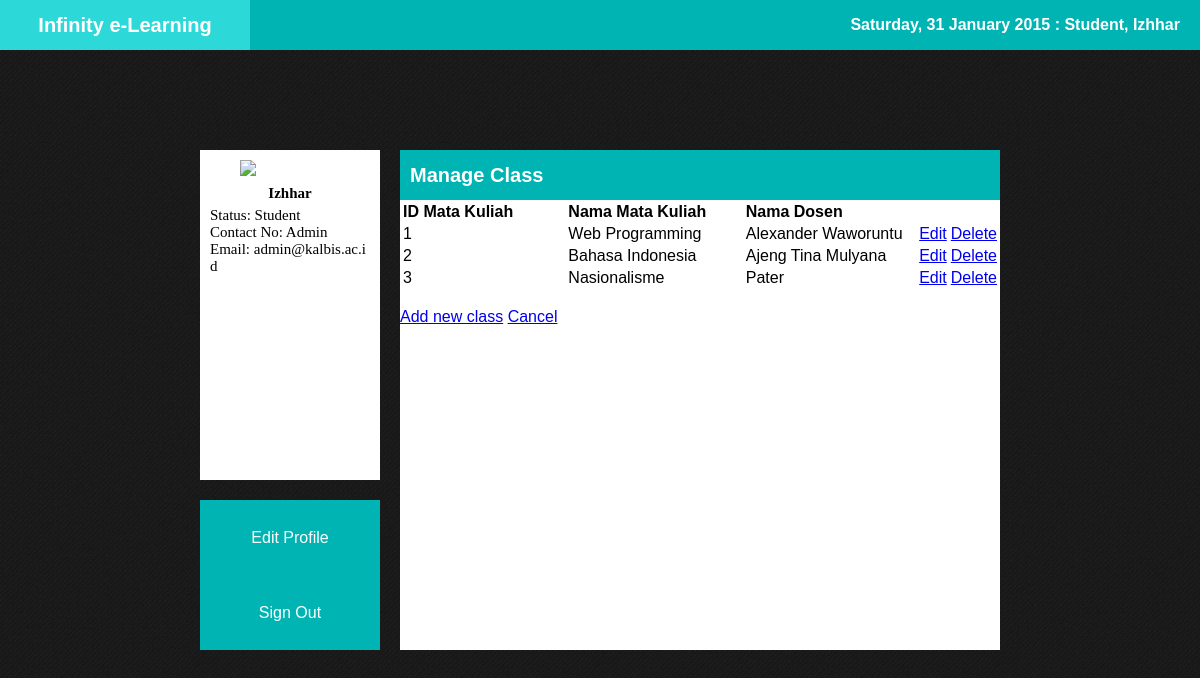
The app's page /modules/manage_lecture.php (signed in) with its own data.
### tables this page shows
CREATE TABLE IF NOT EXISTS `msuser` (
  `id` int(10) NOT NULL,
  `password` varchar(100) NOT NULL,
  `name` varchar(100) NOT NULL,
  `contact` varchar(13) NOT NULL,
  `email` varchar(100) NOT NULL,
  `status` varchar(100) NOT NULL
);

CREATE TABLE IF NOT EXISTS `msheadermatakuliah` (
  `ID_HeaderMataKuliah` int(10) NOT NULL,
  `NamaMataKuliah` varchar(100) NOT NULL,
  `nama_dosen` varchar(255) NOT NULL
);

### modules/manage_lecture.php (the view, shortened to what this page needs)
<?php require_once("../includes/db_connection.php"); ?>
<?php require_once("../includes/functions.php"); ?>
<?php
	if(isset($_SESSION['login']) ) {
		$user = $_SESSION['login'];
?>
<?php
	$idlecture_set = find_all_idlecture();
?>
<?php
	$sql = "SELECT * FROM msuser WHERE  id = '$user'";
	$result = mysqli_query($connection, $sql);
	if($row = mysqli_fetch_array($result)) {
?>
<!DOCTYPE html>
<html>
<head>
    <link rel="stylesheet" href="../css/styles.css">
</head>
<body>
    <div id="top">
        <div id="home-link"><a href="home_lecturer.php">Infinity e-Learning</a></div>
		<div id="header">
			<?php echo waktu() . ': ' . $row['status'] . ', ' . $row['name']; ?>
		</div>
    <div id="main">
        <div id="left">
            <div id="profile">
                <div id="profile-img"><img src="#"/></div>
                <div id="profile-name"><?php echo $row['name']; ?></div>
                <div id="profile-desc">
					<div>Status: <?php echo $row['status']; ?> </div>
					<div>Contact No: <?php echo $row['contact']; ?> </div>
					<div>Email: <?php echo $row['email']; ?></div>
				<?php
					}
				?>
                </div>
            </div>
            <div id="nav">
                <ul>
                    <li><a href="edit_profile.php">Edit Profile</a></li>
                    <li><a href="logout.php">Sign Out</a></li>
                </ul>
            </div>
        </div>
        <div id="right">
            <div id="select">
                <div id="select-head"><span>Manage Class</span></div>
                <div id="select-body">
				<table>
				<tr>
					<th style="text-align: left; width: 200px;">ID Mata Kuliah</th>
					<th style="text-align: left; width: 200px;">Nama Mata Kuliah</th>
					<th style="text-align: left; width: 200px;">Nama Dosen</th>
				</tr>
				<?php while($id_lecture = mysqli_fetch_assoc($idlecture_set))
				{ ?>
					<tr>
						<td>
						<?php echo htmlentities($id_lecture["ID_HeaderMataKuliah"]);?>
						</td>
						<td>
						<?php echo htmlentities($id_lecture["NamaMataKuliah"]);?>
						</td>
						<td>
						<?php echo htmlentities($id_lecture["nama_dosen"]);?>
						</td>
						<td><a href="edit_lecture.php?id=<?php echo urlencode($id_lecture['ID_HeaderMataKuliah']);?>">Edit</a></td>
						<td><a href="delete_lecture.php?id=<?php echo urlencode($id_lecture['ID_HeaderMataKuliah']);?>" onclick="return confirm('Are you sure?');">Delete</a></td>
					</tr>
				<?php }
				?>
			</table>
			<br />
			<a href="add_class.php">Add new class</a>
			<a href="home_lecturer.php">Cancel</a>
			</div>
        </div>
    </div>
</body>
</html>
<?php
}else {
	header('Location: ../index.php');
}
?>

### css/styles.css (style rules this page uses)
body { padding: 0px; margin: 0px; background: url(../images/bg.png); font-family: verdana, sans-serif; }
#top { height: 50px; background: #00B4B4; }
#home-link { float: left; width: 250px; text-align: center; line-height: 50px; font-weight: bold; }
#home-link > a { display: block; text-decoration: none; color: #fff; font-family: verdana, sans-serif; font-size: 20px; }
#header { float: right; line-height: 50px; color: #fff; font-weight: bold; padding-right: 20px; }
#main { position: absolute; top: 50%; left: 50%; margin-left: -400px; margin-top: -250px; width: 800px; height: 500px; }
#left { position: absolute; top: 0px; left: 0px; height: 100%; width: 200px; widows: 100px; }
#right { position: absolute; top 0px; right: 0px; height: 100%; width: 600px; }
#home-link { font-family: Palatino Linotype; font-size: 25px; }
#profile { box-sizing: border-box; width: 180px; height: 330px; font-family: Verdana; font-size:15px; background: #fff; padding: 10px; word-break: break-all; word-wrap: break-word; }
#profile div { display: block; }
#profile-img > img { width: 100px; margin-left: 30px; }
#profile-name { text-align: center; font-weight: bold; padding: 5px; }
#nav { margin-top: 20px; width: 180px; height: 150px; background: #00B4B4; }
#nav ul { padding: 0px; list-style: none; }
#nav li { line-height: 75px; text-align: center; }
#nav a { display: block; text-decoration: none; color: #fff; }
#select { width: 100%; float: right; height: 100%; background: #fff; }
#select-head { position: absolute; box-sizing: border-box; top: 0px; left: 0px; width: 100%; height: 50px; line-height: 50px; background: #00B4B4; padding: 0px 10px; }
#select-head > span { color: #fff; font-weight: bold; font-size: 20px; float: left; }
#select-body { margin-top: 50px; height: 450px; overflow-x: hidden; overflow-y: scroll; }

### records on screen
msuser: status "Student", name "Izhhar", contact "Admin", email "admin@kalbis.ac.id"
msheadermatakuliah: ID_HeaderMataKuliah "1", NamaMataKuliah "Web Programming", nama_dosen "Alexander Waworuntu"
msheadermatakuliah: ID_HeaderMataKuliah "2", NamaMataKuliah "Bahasa Indonesia", nama_dosen "Ajeng Tina Mulyana"
msheadermatakuliah: ID_HeaderMataKuliah "3", NamaMataKuliah "Nasionalisme", nama_dosen "Pater"
